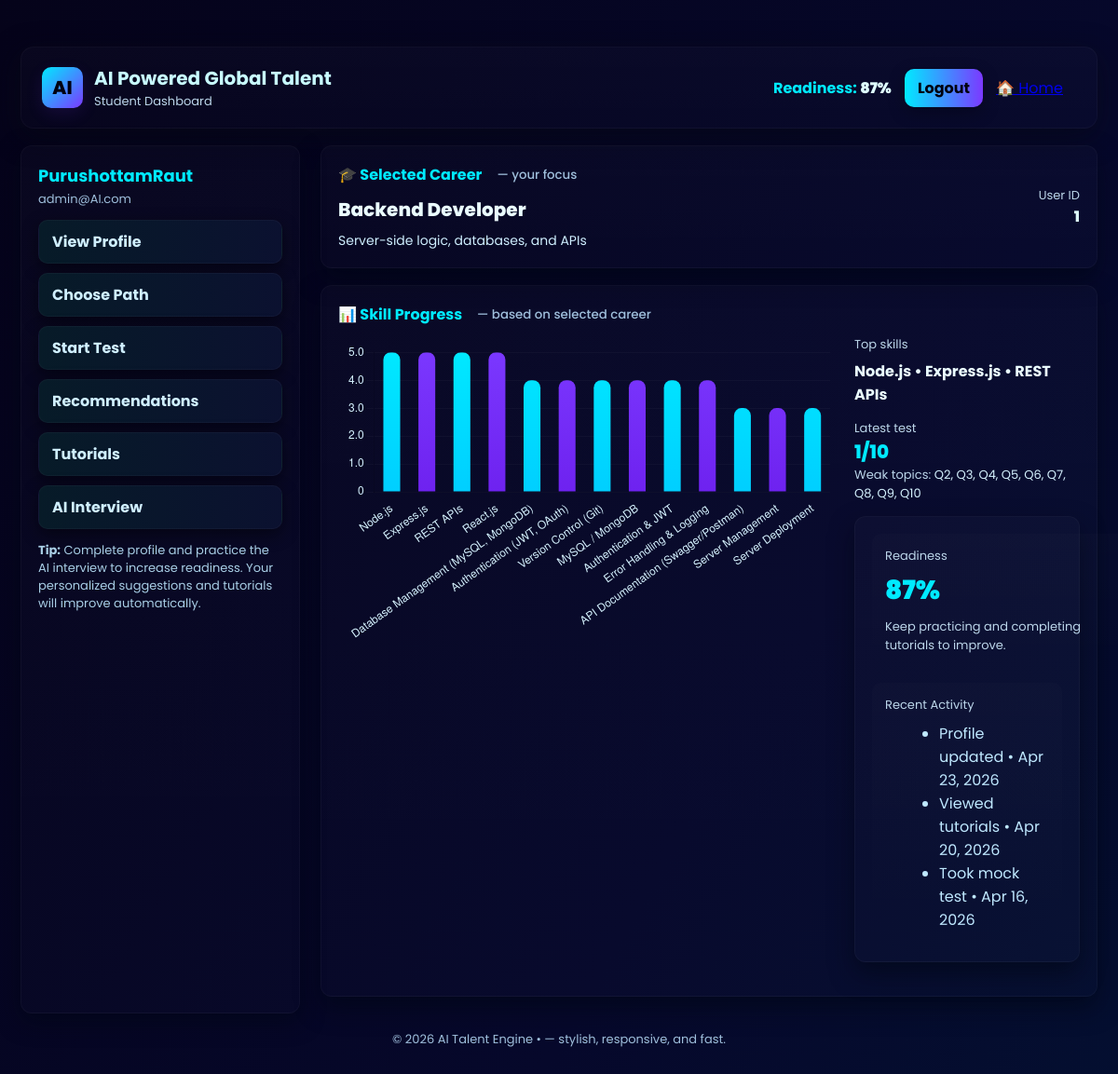
/AI-Talent-Recommendation/AI-Talent-Recommendation/Student_dashboard.php (signed in), run on the app's committed database.
### tables this page shows
CREATE TABLE `users` (
  `id` int(11) NOT NULL,
  `name` varchar(100) DEFAULT NULL,
  `email` varchar(100) DEFAULT NULL,
  `password` varchar(255) DEFAULT NULL,
  `role` enum('student','admin') DEFAULT 'student',
  `fullname` varchar(255) DEFAULT NULL,
  `phone` varchar(20) DEFAULT NULL,
  `education` varchar(255) DEFAULT NULL,
  `skills` text DEFAULT NULL,
  `selected_path` int(11) DEFAULT 0,
  `experience` text DEFAULT NULL,
  `profile_completed` tinyint(1) DEFAULT 0,
  `profile_photo` varchar(255) DEFAULT NULL
);

CREATE TABLE `career_paths` (
  `id` int(11) NOT NULL,
  `name` varchar(255) NOT NULL,
  `description` text DEFAULT NULL
);

CREATE TABLE `user_scores` (
  `id` int(11) NOT NULL,
  `user_id` int(11) NOT NULL,
  `career_path_id` int(11) NOT NULL,
  `score` int(11) DEFAULT 0,
  `total` int(11) DEFAULT 0,
  `weak_topics` text DEFAULT NULL,
  `created_at` timestamp NOT NULL DEFAULT current_timestamp()
);

### AI-Talent-Recommendation/AI-Talent-Recommendation/Student_dashboard.php (the view, shortened to what this page needs)
<?php
require 'config.php';
$user_id = (int)$_SESSION['user_id'];
$stmt = $conn->prepare("SELECT id, name, email, selected_path FROM users WHERE id=?");
$stmt->bind_param("i", $user_id);
$stmt->execute();
$user = $stmt->get_result()->fetch_assoc();
$name = $user['name'] ?? 'Student';
$email = $user['email'] ?? '';
$selected_path_id = (int)($user['selected_path'] ?? 0);
$career = null;
if ($selected_path_id) {
    $stmt = $conn->prepare("SELECT name, description FROM career_paths WHERE id=? LIMIT 1");
    $stmt->bind_param("i", $selected_path_id);
    $stmt->execute();
    $career = $stmt->get_result()->fetch_assoc();
}
$skillNames = [];
$skillValues = [];
if ($selected_path_id) {
    $stmt = $conn->prepare("SELECT skill_name, weight FROM skills WHERE career_path_id=? ORDER BY weight DESC");
    $stmt->bind_param("i", $selected_path_id);
    $stmt->execute();
    $result = $stmt->get_result();
    while ($row = $result->fetch_assoc()) {
        $skillNames[] = $row['skill_name'];
        $skillValues[] = (float)$row['weight'];
    }
}
$weak = "—";
$stmt = $conn->prepare("SELECT score, total, weak_topics FROM user_scores WHERE user_id=? AND career_path_id=? ORDER BY created_at DESC LIMIT 1");
$stmt->bind_param("ii", $user_id, $selected_path_id);
$stmt->execute();
$latestScore = $stmt->get_result()->fetch_assoc();
if ($latestScore && !empty($latestScore['weak_topics'])) {
    $weak = $latestScore['weak_topics'];
}
$readiness = rand(60, 95);
?>
<!doctype html>
<html lang="en">
<head>
</head>
<body>
  <div class="wrap">
    <div class="topbar" role="banner">
      <div class="brand">
        <div class="logo">AI</div>
        <div>
          <div class="title">AI Powered Global Talent</div>
          <div class="small muted">Student Dashboard</div>
        </div>
      </div>
      <div class="top-actions">
        <div class="readiness">Readiness: <span style="font-weight:900;color:#dffeff"><?= htmlspecialchars($readiness) ?>%</span></div>
        <a class="btn-logout" href="logout.php">Logout</a>
        <a class="btn" href="index.php">🏠 Home</a><br>
      </div>
    </div>
    <div class="layout">
      <aside class="leftCol leftCard" aria-label="sidebar">
        <div>
          <div class="profileName"><?= htmlspecialchars($name) ?></div>
          <div class="profileEmail"><?= htmlspecialchars($email) ?></div>
          <div class="sidebarBtns">
            <a href="profile.php">View Profile</a>
            <a href="career_paths.php">Choose Path</a>
            <a href="test.php">Start Test</a>
            <a href="recommendations.php">Recommendations</a>
            <a href="tutorials.php">Tutorials</a>
            <a href="interview_select.php">AI Interview</a>
          </div>
          <div class="sidebarNote">
            <strong>Tip:</strong> Complete profile and practice the AI interview to increase readiness. Your personalized suggestions and tutorials will improve automatically.
          </div>
        </div>
      </aside>
      <main class="rightCol">
        <div class="card">
          <div class="careerHead">
            <div>
              <div class="sectionTitle">🎓 Selected Career <small>— your focus</small></div>
              <?php if ($career): ?>
                <div class="careerName"><?= htmlspecialchars($career['name']) ?></div>
                <div class="careerDesc"><?= htmlspecialchars($career['description']) ?></div>
              <?php endif; ?>
            </div>
            <div style="text-align:right">
              <div class="small muted">User ID</div>
              <div style="font-weight:800;color:#dffeff"><?= htmlspecialchars($user_id) ?></div>
            </div>
          </div>
        </div>
        <div class="card">
          <div class="sectionTitle">📊 Skill Progress <small>— based on selected career</small></div>
          <div class="chartWrap">
            <div class="chartBox" style="flex:0 0 520px;">
              <canvas id="skillChart" height="320"></canvas>
            </div>
            <div style="flex:1;min-width:220px;">
              <div style="margin-bottom:14px">
                <div class="small muted">Top skills</div>
                <div style="font-weight:700;color:#eafcff;margin-top:6px">
                  <?php
                    $top = array_slice($skillNames,0,3);
                    if (count($top)) {
                      echo htmlspecialchars(implode(' • ', $top));
                    } else {
                      echo "—";
                    }
                  ?>
                </div>
              </div>
              <div style="margin-bottom:14px">
                <div class="small muted">Latest test</div>
                <?php if ($latestScore): ?>
                  <div style="font-size:20px;font-weight:800;color:var(--accent1)"><?= htmlspecialchars($latestScore['score']) ?>/<?= htmlspecialchars($latestScore['total']) ?></div>
                  <div class="small muted">Weak topics: <span class="weakList"><?= htmlspecialchars($weak) ?></span></div>
                <?php else: ?>
                  <div class="small muted">No test taken yet. Try the mock test to see your score.</div>
                <?php endif; ?>
              </div>
        <div class="card" style="display:flex;gap:16px;align-items:stretch;flex-wrap:wrap">
          <div style="flex:0 0 260px;padding:14px;border-radius:10px;background:linear-gradient(180deg, rgba(255,255,255,0.01), rgba(255,255,255,0.00));">
            <div class="small muted">Readiness</div>
            <div style="font-weight:900;font-size:28px;color:var(--accent1);margin-top:6px"><?= htmlspecialchars($readiness) ?>%</div>
            <div class="small muted" style="margin-top:8px">Keep practicing and completing tutorials to improve.</div>
          </div>
          <div style="flex:1;padding:14px;border-radius:10px;background:linear-gradient(180deg, rgba(255,255,255,0.01), rgba(255,255,255,0.00));">
            <div class="small muted">Recent Activity</div>
            <ul style="margin:8px 0 0 18px;color:#bfe8ff">
              <li>Profile updated • <?= date('M d, Y') ?></li>
              <li>Viewed tutorials • <?= date('M d, Y', strtotime('-3 days')) ?></li>
              <li>Took mock test • <?= date('M d, Y', strtotime('-7 days')) ?></li>
            </ul>
          </div>
        </div>
      </main>
    </div>
    <div class="footer">© <?= date('Y') ?> AI Talent Engine • — stylish, responsive, and fast.</div>
  </div>
<script>
  // Chart.js — bar chart with neat colors
  const skillNames = <?= json_encode(array_values($skillNames)) ?>;
  const skillValues = <?= json_encode(array_values($skillValues)) ?>;
  const ctx = document.getElementById('skillChart').getContext('2d');
  const gradientA = ctx.createLinearGradient(0,0,0,400);
  gradientA.addColorStop(0, '#00eaff');
  gradientA.addColorStop(1, '#00a6ff');
  const gradientB = ctx.createLinearGradient(0,0,0,400);
  gradientB.addColorStop(0, '#7b39ff');
  gradientB.addColorStop(1, '#5b00d8');
  // alternate colors
  const backgroundColors = [];
  for (let i=0;i<skillValues.length;i++){
    backgroundColors.push(i%2===0 ? gradientA : gradientB);
  }
  new Chart(ctx, {
    type: 'bar',
    data: {
      labels: skillNames,
      datasets: [{
        label: 'Skill Weight',
        data: skillValues,
        backgroundColor: backgroundColors,
        borderRadius: 8,
        barPercentage: 0.6
      }]
    },
    options: {
      responsive: true,
      maintainAspectRatio: false,
      plugins: { legend: { display: false } },
      scales: {
        x: { ticks: { color: '#d6f3ff' }, grid: { display: false } },
        y: { ticks: { color: '#d6f3ff' }, grid: { color: 'rgba(255,255,255,0.03)' } }
      }
    }
  });
</script>
</body>
</html>

### AI-Talent-Recommendation/AI-Talent-Recommendation/Student_dashboard.php (style rules this page uses)
:root { --bg0:#060617; --bg1:#07091f; --card:#0f1720; --glass: rgba(255,255,255,0.035); --accent1:#00eaff; --accent2:#7b39ff; --muted:#9fbfdc; }
html,body { height:100%;margin:0;font-family:'Poppins',sans-serif;background:linear-gradient(120deg,#05031a,#06082b 25%,#001b3a 60%,#140032);background-size:300% 300%;animation:moveBG 14s linear infinite;color:#d6f3ff }
.wrap { max-width:1250px;margin:28px auto;padding:22px;box-sizing:border-box }
.topbar { display:flex;justify-content:space-between;align-items:center;padding:18px 22px;border-radius:14px;background:linear-gradient(180deg, rgba(255,255,255,0.02), rgba(255,255,255,0.01));box-shadow:0 8px 30px rgba(8,10,20,0.6);border:1px solid rgba(255,255,255,0.03) }
.brand { display:flex;gap:12px;align-items:center }
.logo { width:44px;height:44px;border-radius:10px;background:linear-gradient(135deg,var(--accent1),var(--accent2));display:flex;align-items:center;justify-content:center;color:#001;font-weight:800;font-size:20px;box-shadow:0 6px 18px rgba(123,57,255,0.12) }
.title { font-weight:700;font-size:20px;color:#c8fbff }
.top-actions { display:flex;align-items:center;gap:14px }
.readiness { color:var(--accent1);font-weight:700 }
.btn-logout { padding:8px 14px;border-radius:10px;background:linear-gradient(90deg,var(--accent1),var(--accent2));color:#001;text-decoration:none;font-weight:700;box-shadow:0 6px 18px rgba(0,0,0,0.25) }
.layout { display:grid;grid-template-columns:300px 1fr;gap:22px;margin-top:18px }
.leftCard { background:linear-gradient(180deg, rgba(255,255,255,0.02), rgba(255,255,255,0.01));border-radius:12px;padding:18px;border:1px solid rgba(255,255,255,0.03);box-shadow:0 8px 24px rgba(2,6,20,0.6) }
.profileName { font-weight:700;color:var(--accent1);font-size:18px;margin-bottom:2px }
.profileEmail { color:var(--muted);font-size:13px;margin-bottom:12px }
.sidebarBtns { display:flex;flex-direction:column;gap:10px;margin-top:10px }
.sidebarBtns a { display:inline-block;padding:10px 14px;border-radius:10px;background:linear-gradient(90deg,#071b28,#0b1130);color:#cfefff;text-decoration:none;font-weight:700;border:1px solid rgba(255,255,255,0.03);box-shadow:0 6px 18px rgba(0,0,0,0.45) }
.sidebarNote { margin-top:14px;color:#a9cfe6;font-size:13px;line-height:1.45 }
.rightCol .card { background:linear-gradient(180deg, rgba(255,255,255,0.02), rgba(255,255,255,0.01));border-radius:12px;padding:18px;border:1px solid rgba(255,255,255,0.03);box-shadow:0 12px 26px rgba(2,6,20,0.6);margin-bottom:18px }
.sectionTitle { display:flex;align-items:center;gap:10px;font-weight:700;color:var(--accent1);margin-bottom:10px }
.sectionTitle small { color:var(--muted);font-weight:500;margin-left:6px }
.careerHead { display:flex;justify-content:space-between;align-items:center }
.careerName { font-size:20px;font-weight:800;color:#eafcff }
.careerDesc { color:#cfefff;margin-top:8px;font-size:14px }
.chartWrap { display:flex;gap:18px;align-items:flex-start }
.chartBox { flex:1;min-height:320px;display:flex;align-items:center;justify-content:center;padding:8px }
.weakList { color:#d6f3ff }
.muted { color:var(--muted) }
.small { font-size:13px;color:#bcd6ea }
.footer { margin-top:6px;color:#9fbfdc;font-size:13px;text-align:center;padding:12px }

### data on the page
users: name "PurushottamRaut", email "admin@AI.com"
career_paths: name "Backend Developer", description "Server-side logic, databases, and APIs"
user_scores: score "1", total "10", weak_topics "Q2, Q3, Q4, Q5, Q6, Q7, Q8, Q9, Q10"

### other printed values
$user_id "1"
implode(' • ', $top) "Node.js • Express.js • REST APIs"
chart data {{ json_encode(array_values($skillValues)) }} [5,5,5,5,4,4,4,4,4,4,3,3,3]
